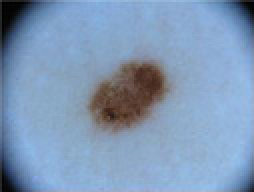
#> input picture preproccessing/cancer.jpeg, 127 x 96 px (shown 2 times larger)
$ jupyter execute --allow-errors use_mask_trials.ipynb   (shell and % lines are left out)
#> lines starting #> are read from the running program, lines starting #| are printed output that depends on the picture
[cell 1]
import cv2
import numpy as np
from IPython.display import Image
import matplotlib.pyplot as plt
from mask_scripts import juxtapose_mole_and_background

[cell 2]
def display_images(img_array):

    cmap = None

    #set up dims of subplot arrangement
    rows = len(img_array)/3+1
    cols = 3

    #make each image visible
    plt.figure(figsize=(20, 20))

    #add each image to plot
    for i, img in enumerate(img_array):
        # use gray scale color map if there is only one channel
        cmap = 'gray' if len(img.shape)==2 else cmap

        plt.subplot(rows, cols, i+1)
        plt.imshow(img, cmap=cmap)

    plt.tight_layout(pad=0, h_pad=0, w_pad=0)
    plt.show()

# Goal

## Make a function that can take a cancer image and a background
## and put the cancer mole on the background

[cell 3]
img = cv2.imread('cancer.jpeg')
#> img is the input picture: shape (96, 127, 3); mean B, G, R 183.3, 153, 128
#> (the rest of this cell did not finish here and is left out)

#> (a cell that did not finish here is left out)

Use bitwise AND to isalte mole in original image

#> (a cell that did not finish here is left out)

#> (a cell that did not finish here is left out)

Use some Bitfiddling np array magic to juxtapose two images

[cell 7]
def juxtapose_mole_and_background(cancer_img, background_img):

    mask = get_cancer_mask(cancer_img)

    mole = cv2.bitwise_and(cancer_img, cancer_img, mask=mask)

    display_images([mole])

    print(mask)
    mask = 1 - mask
    print(mask)

    cleared_background = cv2.bitwise_and(background_img, background_img, mask=mask)

    display_images([cleared_background])

    mixed_img = cv2.bitwise_or(mole, cleared_background)

    return mixed_img

Test the above function with a background image

We can use this to train our detection network on a shitload of backgrounds

[cell 8]
img = cv2.imread('cancer.jpeg')
background = cv2.imread("background.jpg")
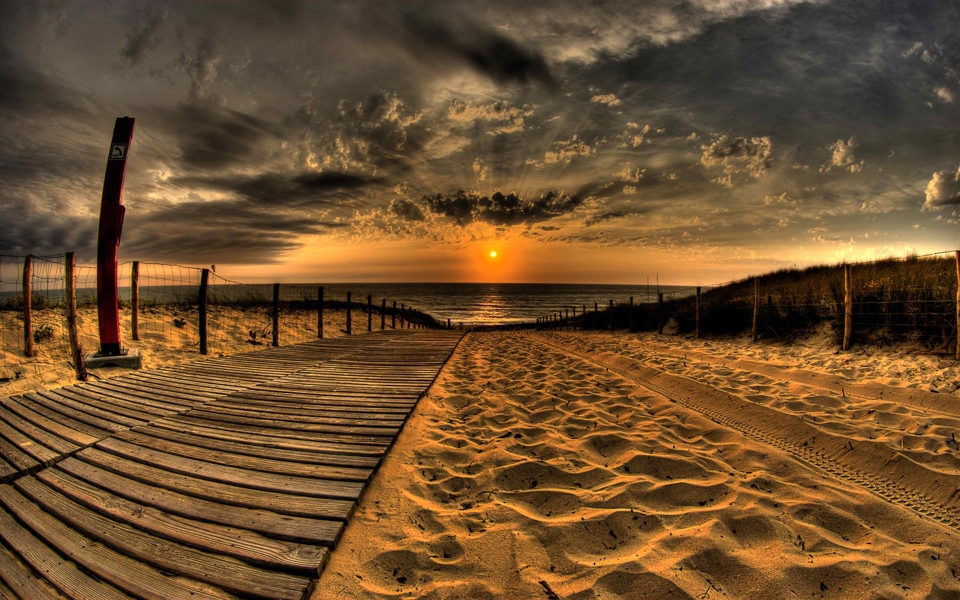
#> input picture preproccessing/background.jpg, 1920 x 1200 px (shown at 1/2 size)
#> background is the input picture: shape (1200, 1920, 3); mean B, G, R 44.9, 78.9, 109.3
background = cv2.resize(background, (img.shape[1], img.shape[0]) )
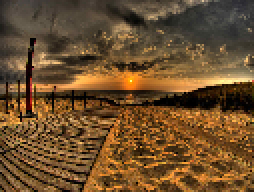
#> background: shape (96, 127, 3) (shown 2 times larger); mean B, G, R 44.7, 78.6, 108.9

display_images([background])
#> in display_images, `rows = len(img_array)/3+1`: rows = 1.33
#> the loop in display_images, `for i, img in enumerate(img_array):` made 1 pass
#> (the call stopped at in display_images, `plt.subplot(rows, cols, i+1)`: IPython is not available in this run)

#> (the rest of this cell did not finish here and is left out)
